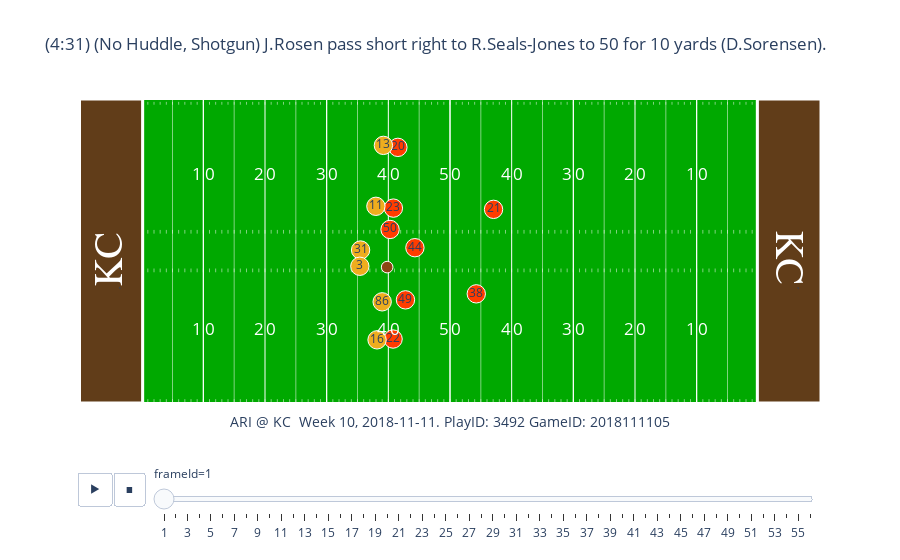

The code cell stored with this chart in its notebook:
### Markdown cell above
# Plotting
- This pulls one game at random from the sample.
- Then, from that game, pulls a play at random and plots it

### Code cell
game = joined['gameId'].sample(1).iloc[0]
my_game = joined[joined['gameId'] == game]
my_play = my_game['playId'].sample(1).iloc[0]
print(my_play,game)
play_plot(my_play,game,joined)
